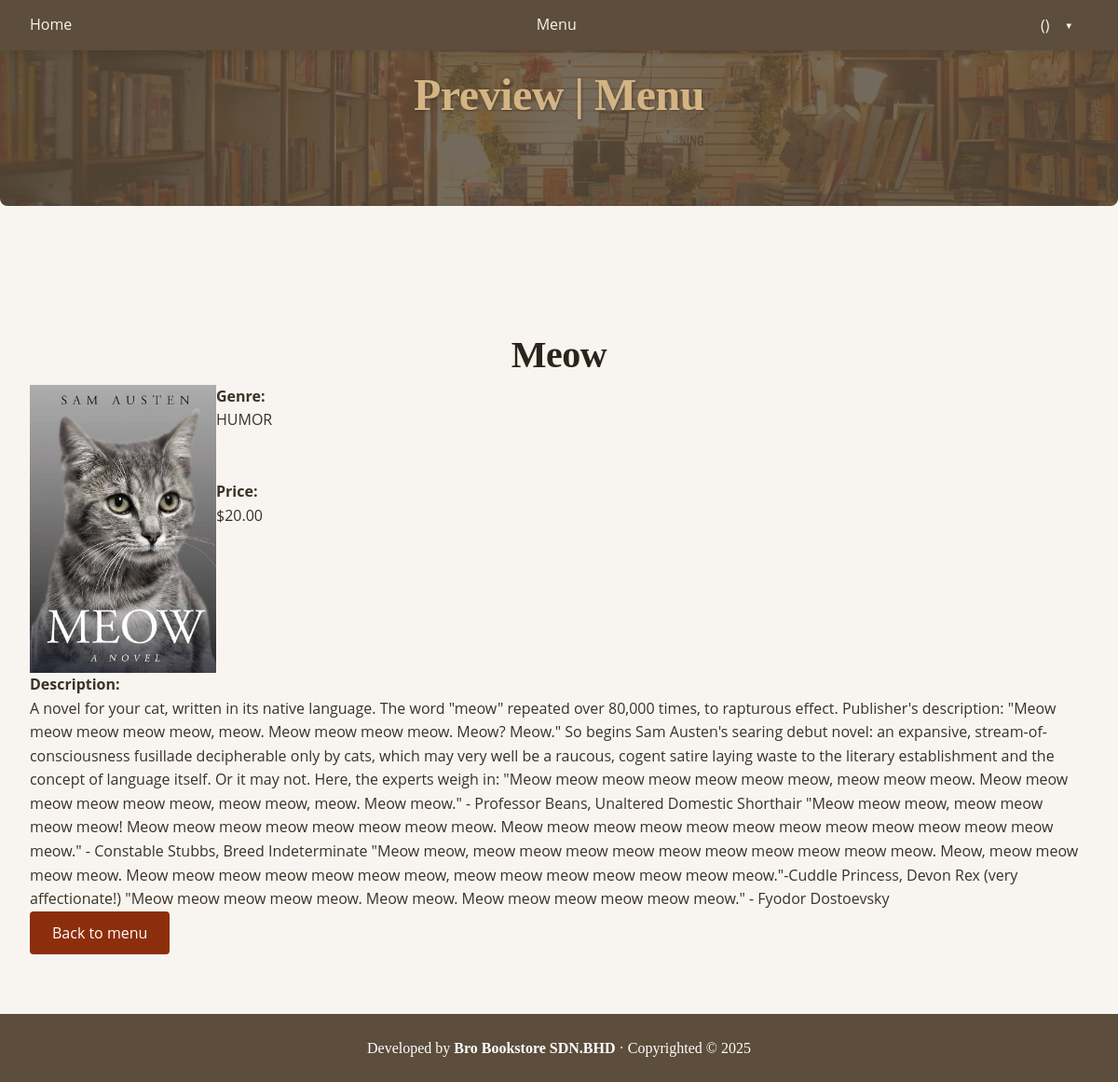
Screenshot of /page/viewBook.php?id=1001 (signed in) with the database file from the repository.
### tables this page shows
CREATE TABLE `books` (
  `Book_ID` int(11) NOT NULL,
  `Book_Title` varchar(100) NOT NULL,
  `Price` decimal(10,2) NOT NULL,
  `Genre` varchar(50) NOT NULL,
  `Description` varchar(10000) NOT NULL,
  `Photo` varchar(100) DEFAULT NULL
);

### _base.php (called while the page is built, shortened)
<?php
$_user = $_SESSION['user'] ?? null;

### page/viewBook.php (the view, shortened to what this page needs)
<?php
require '../_base.php';
if (isset($_GET['id']) && is_numeric($_GET['id'])) {
    $book_id = (int) $_GET['id'];
    $stmt = $_db->prepare("SELECT * FROM books WHERE Book_ID = :book_id");
    $stmt->bindParam(':book_id', $book_id, PDO::PARAM_INT);
    $stmt->execute();
    $book = $stmt->fetch(PDO::FETCH_ASSOC);
} else {
    echo "Invalid book ID.";
    exit;
}
$_title = 'Preview | Menu';
include '../_head.php';
?>
<div class="container">
<div id="abc">
<h1 id="text"><?= htmlspecialchars($book['Book_Title']) ?></h1>
<img style = "float : left"src="../bookPhoto/<?= htmlspecialchars($book['Photo']) ?>" alt="Book Cover" width="200">
    <p><strong>Genre:</strong><br> <?= htmlspecialchars($book['Genre']) ?></p>
    <br><br>
    <p><strong>Price:</strong><br> $<?= htmlspecialchars($book['Price']) ?></p>
    <p style="clear : both"><strong>Description:</strong><br> <?= nl2br(htmlspecialchars($book['Description'])) ?></p>
    <button onclick="window.location.href='realMenu.php';">Back to menu</button>
    </div>
</div>
<?php
include '../_foot.php';

### _head.php (shortened to what this page needs)
<!DOCTYPE html>
<html lang="en">
<head>
    <link rel="stylesheet" href="/css/app.css">
</head>
<body>
     <nav class="nav">
        <ul>
            <li><a href="/">Home</a></li>
            <?php if ($_user?->Role != 'Admin'): ?>
                <li><a href="/page/realMenu.php">Menu</a></li>
            <?php endif ?>
        <?php if ($_user): ?>
            <div class="profile-dropdown">
        <button class="profile-button">
            <?= $_user->Name ?> (<?= $_user->Role ?>)
        </button>
            </div>
        </ul>
        <?php else: ?>
            <li><a href="/user/register.php">Register</a></li>
            <li><a href="/login.php">Login</a></li>
        <?php endif ?>
    </nav>
    <div class="hero">
    <h1 class="h1"><?= $_title ?? 'Untitled' ?></h1>
    </div>

### _foot.php (shortened to what this page needs)
    <footer id =abc>
        &nbsp Developed by <b>Bro Bookstore SDN.BHD</b> &middot;
        Copyrighted &copy; <?= date('Y')  ?> &nbsp
    </footer>
</body>
</html>

### css/app.css (style rules this page uses)
* { box-sizing: border-box; margin: 0; padding: 0; }
body { font-family: 'Cormorant Garamond', Georgia, 'Times New Roman', Times, serif; background-color: #f8f5f0; color: #3a3226; line-height: 1.6; min-height: 100vh; }
:root { --primary: #5c4d3c; --secondary: #a68a64; --accent: #8c2e0b; --light: #f8f5f0; --dark: #2a241b; --highlight: #d4b483; }
h1, h2, h3, h4, h5, h6 { font-family: 'Cormorant Garamond', serif; font-weight: 600; color: var(--dark); }
h1 { font-size: 2.5rem; letter-spacing: -0.5px; }
p, a, li, button, input, textarea, select { font-family: 'Open Sans', sans-serif; }
.nav { background-color: var(--primary); box-shadow: 0 2px 10px rgba(0,0,0,0.1); position: fixed; width: 100%; z-index: 1000; padding: 0.5rem 0; }
.nav ul { display: flex; justify-content: space-between; align-items: center; max-width: 1200px; margin: 0 auto; padding: 0 1rem; list-style: none; }
.nav a { color: var(--light); text-decoration: none; font-weight: 500; padding: 0.5rem 1rem; transition: all 0.3s ease; border-bottom: 2px solid transparent; }
.profile-dropdown { position: relative; display: inline-block; }
.profile-button { background-color: transparent; color: var(--light); border: none; padding: 0.5rem 1rem; font-family: 'Open Sans', sans-serif; font-size: 1rem; cursor: pointer; transition: all 0.3s ease; display: flex; align-items: center; gap: 0.5rem; }
.profile-button::after { content: "▼"; font-size: 0.6rem; margin-left: 0.5rem; }
.container { max-width: 1200px; margin: 0 auto; padding: 6rem 2rem 2rem; }
.hero { background: linear-gradient(rgba(92, 77, 60, 0.8), rgba(92, 77, 60, 0.8)), url('../images/bookstore.jpg') center/cover no-repeat; color: white; padding: 4rem 2rem; text-align: center; margin-bottom: 2rem; border-radius: 8px; }
.h1 { font-size: 3rem; margin-bottom: 1rem; color: var(--highlight); text-shadow: 1px 1px 3px rgba(0,0,0,0.3); }
#text { text-align: center; }
button { background-color: var(--accent); color: white; border: none; padding: 0.75rem 1.5rem; border-radius: 4px; cursor: pointer; font-size: 1rem; transition: all 0.3s ease; margin-right: 1rem; }
footer { background-color: var(--primary); color: white; text-align: center; padding: 1.5rem; margin-top: 2rem; position: relative; bottom: 0; width: 100%; }

### rows the page displays
books: Book_Title "Meow", Photo (picture), Genre "HUMOR", Price "20.00", Description "A novel for your cat, written in its native language. The word \"meow\" repeated over 80,000 times, to rapturous effect. Publisher's description: \"Meow meow meow meow meow, meow. Meow meow meow meow. Meow? Meow.\" So begins Sam Austen's searing debut novel: an expansive, stream-of-consciousness fusillade decipherable only by cats, which may very well be a raucous, cogent satire laying waste to the literary establishment and the concept of language itself. Or it may not. Here, the experts weigh in: \"Meow meow meow meow meow meow meow, meow meow meow. Meow meow meow meow meow meow, meow meow, meow. Meow meow.\" - Professor Beans, Unaltered Domestic Shorthair \"Meow meow meow, meow meow meow meow!…"

### other values shown
$_title "Preview | Menu"
